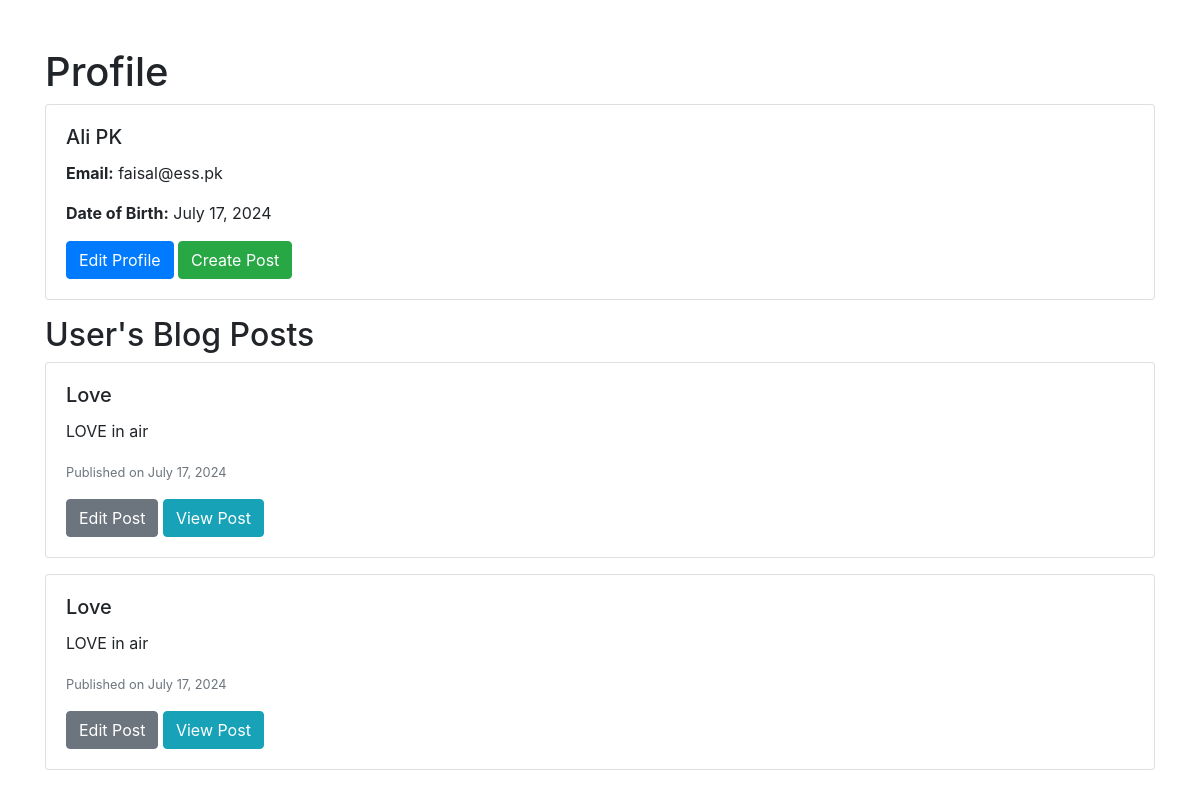
Page /profile/ (signed in) on the committed database.
### accounts/models.py (models this page shows, shortened)
class CustomUser(AbstractBaseUser, PermissionsMixin):
    email = models.EmailField(unique=True)
    first_name = models.CharField(max_length=30)
    last_name = models.CharField(max_length=30)
    is_active = models.BooleanField(default=True)
    is_staff = models.BooleanField(default=False)
    date_of_birth = models.DateField(default=timezone.now)
    date_joined = models.DateTimeField(default=timezone.now)
    objects = CustomUserManager()
    USERNAME_FIELD = 'email'
    REQUIRED_FIELDS = ['first_name', 'last_name', 'date_of_birth']

class Post(models.Model):
    title = models.CharField(max_length=200)
    content = models.TextField()
    author = models.ForeignKey(CustomUser, on_delete=models.CASCADE)
    category = models.ForeignKey(Category, on_delete=models.SET_NULL, null=True, blank=True)
    created_at = models.DateTimeField(auto_now_add=True)
    updated_at = models.DateTimeField(auto_now=True)

### accounts/views.py (the view)
# urls.py: path('profile/', profile, name='profile'),
def profile(request):
    user = request.user
    user_posts = Post.objects.filter(author=user).order_by('-created_at')
    return render(request, 'accounts/profile.html', {'user': user, 'user_posts': user_posts})

### accounts/templates/accounts/profile.html (shortened to what this page needs)
<!DOCTYPE html>
<html>
<head>
    <link rel="stylesheet" href="https://stackpath.bootstrapcdn.com/bootstrap/4.1.3/css/bootstrap.min.css">
</head>
<body>
    <div class="container">
        <h1 class="mt-5">Profile</h1>
        <div class="card mb-3">
            <div class="card-body">
                <h5 class="card-title">{{ user.first_name }} {{ user.last_name }}</h5>
                <p class="card-text"><strong>Email:</strong> {{ user.email }}</p>
                <p class="card-text"><strong>Date of Birth:</strong> {{ user.date_of_birth }}</p>
                <a href="{% url 'edit_profile' %}" class="btn btn-primary">Edit Profile</a>
                <a href="{% url 'create_post' %}" class="btn btn-success">Create Post</a>
            </div>
        </div>
        <h2>User's Blog Posts</h2>
        {% for post in user_posts %}
            <div class="card mb-3">
                <div class="card-body">
                    <h5 class="card-title">{{ post.title }}</h5>
                    <p class="card-text">{{ post.content|truncatewords:30 }}</p>
                    <p class="card-text"><small class="text-muted">Published on {{ post.created_at|date:"F j, Y" }}</small></p>
                    <a href="{% url 'edit_post' post.pk %}" class="btn btn-secondary">Edit Post</a>
                    <a href="{% url 'post_detail' post.pk %}" class="btn btn-info">View Post</a>
                </div>
            </div>
        {% empty %}
            <p>No blog posts available.</p>
        {% endfor %}
    </div>
</body>
</html>

### rows in the picture
CustomUser: first_name "Ali", last_name "PK", email "faisal@ess.pk", date_of_birth "July 17, 2024"
Post: title "Love", content "LOVE in air", created_at "July 17, 2024"
Post: title "Love", content "LOVE in air", created_at "July 17, 2024"
